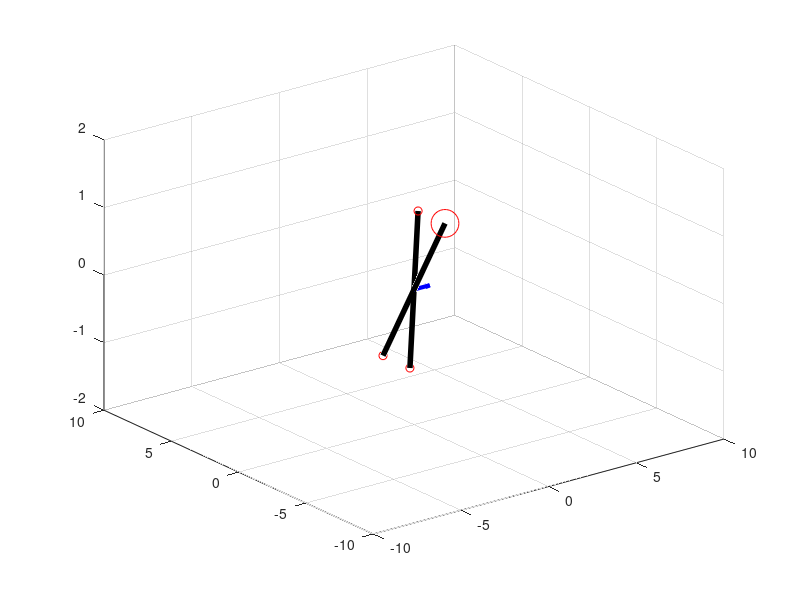

MATLAB code to generate this figure:
% clear 
% close all


figure
plot3([-1,1],[1,-1],[-1,1],'k','LineWidth',4)
hold on
plot3([-1,1],[-1,1],[-1,1],'k','LineWidth',4)
hold on 
plot3(-1,-1,-1,'ro',1,1,1,'ro',-1,1,-1,'ro',1,-1,1,'ro','MarkerSize',20)
hold on 
quiver3(0,0,0,1,0,0,'b','LineWidth',3) 

axis ([-10 10 -10 10 -2 2])
 
grid